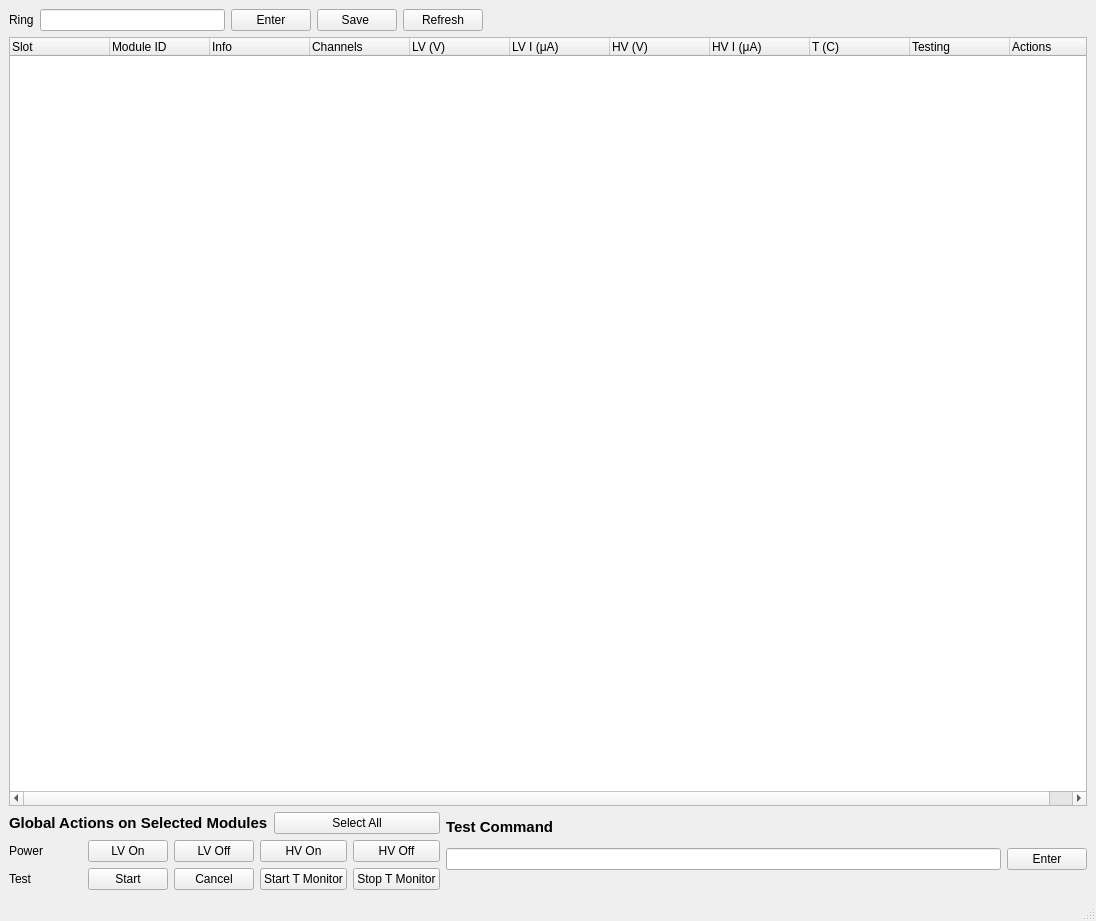
<?xml version="1.0" encoding="UTF-8"?>
<ui version="4.0">
 <class>MainWindow</class>
 <widget class="QMainWindow" name="MainWindow">
  <property name="geometry">
   <rect>
    <x>0</x>
    <y>0</y>
    <width>1096</width>
    <height>921</height>
   </rect>
  </property>
  <property name="windowTitle">
   <string>MainWindow</string>
  </property>
  <widget class="QWidget" name="centralwidget">
   <layout class="QGridLayout" name="gridLayout_2">
    <item row="0" column="0">
     <widget class="QLabel" name="label_12">
      <property name="text">
       <string>&lt;html&gt;&lt;head/&gt;&lt;body&gt;&lt;p&gt;Ring&lt;/p&gt;&lt;/body&gt;&lt;/html&gt;</string>
      </property>
     </widget>
    </item>
    <item row="0" column="1">
     <widget class="QLineEdit" name="ring_id_LE"/>
    </item>
    <item row="0" column="2">
     <widget class="QPushButton" name="enter_ring_id_button">
      <property name="text">
       <string>Enter</string>
      </property>
     </widget>
    </item>
    <item row="0" column="3">
     <widget class="QPushButton" name="save_ring_id_button">
      <property name="text">
       <string>Save </string>
      </property>
     </widget>
    </item>
    <item row="0" column="4" colspan="2">
     <widget class="QPushButton" name="refresh_button">
      <property name="text">
       <string>Refresh</string>
      </property>
     </widget>
    </item>
    <item row="0" column="6">
     <spacer name="horizontalSpacer_11">
      <property name="orientation">
       <enum>Qt::Horizontal</enum>
      </property>
      <property name="sizeHint" stdset="0">
       <size>
        <width>598</width>
        <height>20</height>
       </size>
      </property>
     </spacer>
    </item>
    <item row="1" column="0" colspan="7">
     <widget class="QTreeWidget" name="moduleList">
      <property name="selectionMode">
       <enum>QAbstractItemView::ExtendedSelection</enum>
      </property>
      <property name="uniformRowHeights">
       <bool>true</bool>
      </property>
      <property name="sortingEnabled">
       <bool>false</bool>
      </property>
      <property name="columnCount">
       <number>11</number>
      </property>
      <attribute name="headerHighlightSections">
       <bool>false</bool>
      </attribute>
      <attribute name="headerStretchLastSection">
       <bool>false</bool>
      </attribute>
      <column>
       <property name="text">
        <string>Slot</string>
       </property>
      </column>
      <column>
       <property name="text">
        <string>Module ID</string>
       </property>
      </column>
      <column>
       <property name="text">
        <string>Info</string>
       </property>
      </column>
      <column>
       <property name="text">
        <string>Channels</string>
       </property>
      </column>
      <column>
       <property name="text">
        <string>LV (V)</string>
       </property>
      </column>
      <column>
       <property name="text">
        <string>LV I (μA)</string>
       </property>
      </column>
      <column>
       <property name="text">
        <string>HV (V)</string>
       </property>
      </column>
      <column>
       <property name="text">
        <string>HV I (μA)</string>
       </property>
      </column>
      <column>
       <property name="text">
        <string>T (C)</string>
       </property>
      </column>
      <column>
       <property name="text">
        <string>Testing</string>
       </property>
      </column>
      <column>
       <property name="text">
        <string>Actions</string>
       </property>
      </column>
     </widget>
    </item>
    <item row="2" column="0" rowspan="2" colspan="5">
     <layout class="QGridLayout" name="gridLayout">
      <item row="0" column="0" colspan="5">
       <layout class="QHBoxLayout" name="horizontalLayout_10">
        <item>
         <widget class="QLabel" name="label_11">
          <property name="text">
           <string>&lt;html&gt;&lt;head/&gt;&lt;body&gt;&lt;p&gt;&lt;span style=&quot; font-size:11pt; font-weight:600;&quot;&gt;Global Actions on Selected Modules&lt;/span&gt;&lt;/p&gt;&lt;/body&gt;&lt;/html&gt;</string>
          </property>
         </widget>
        </item>
        <item>
         <widget class="QPushButton" name="select_all_button_2">
          <property name="text">
           <string>Select All</string>
          </property>
         </widget>
        </item>
       </layout>
      </item>
      <item row="1" column="0">
       <widget class="QLabel" name="label_14">
        <property name="text">
         <string>&lt;html&gt;&lt;head/&gt;&lt;body&gt;&lt;p&gt;Power&lt;/p&gt;&lt;/body&gt;&lt;/html&gt;</string>
        </property>
       </widget>
      </item>
      <item row="1" column="1">
       <widget class="QPushButton" name="turn_lv_on_all_button">
        <property name="text">
         <string>LV On</string>
        </property>
       </widget>
      </item>
      <item row="1" column="2">
       <widget class="QPushButton" name="turn_lv_off_all_button">
        <property name="text">
         <string>LV Off</string>
        </property>
       </widget>
      </item>
      <item row="1" column="3">
       <widget class="QPushButton" name="turn_hv_on_all_button">
        <property name="text">
         <string>HV On</string>
        </property>
       </widget>
      </item>
      <item row="1" column="4">
       <widget class="QPushButton" name="turn_hv_off_all_button">
        <property name="text">
         <string>HV Off</string>
        </property>
       </widget>
      </item>
      <item row="2" column="0">
       <widget class="QLabel" name="label_13">
        <property name="text">
         <string>&lt;html&gt;&lt;head/&gt;&lt;body&gt;&lt;p&gt;Test&lt;/p&gt;&lt;/body&gt;&lt;/html&gt;</string>
        </property>
       </widget>
      </item>
      <item row="2" column="1">
       <widget class="QPushButton" name="start_test_all_button">
        <property name="text">
         <string>Start</string>
        </property>
       </widget>
      </item>
      <item row="2" column="2">
       <widget class="QPushButton" name="cancel_test_all_button">
        <property name="text">
         <string>Cancel</string>
        </property>
       </widget>
      </item>
      <item row="2" column="3">
       <widget class="QPushButton" name="start_t_monitor_button">
        <property name="text">
         <string>Start T Monitor</string>
        </property>
       </widget>
      </item>
      <item row="2" column="4">
       <widget class="QPushButton" name="stop_t_monitor_button">
        <property name="text">
         <string>Stop T Monitor</string>
        </property>
       </widget>
      </item>
     </layout>
    </item>
    <item row="2" column="5" rowspan="2" colspan="2">
     <layout class="QVBoxLayout" name="verticalLayout">
      <item>
       <widget class="QLabel" name="label_15">
        <property name="text">
         <string>&lt;html&gt;&lt;head/&gt;&lt;body&gt;&lt;p&gt;&lt;span style=&quot; font-size:11pt; font-weight:600;&quot;&gt;Test Command&lt;/span&gt;&lt;/p&gt;&lt;/body&gt;&lt;/html&gt;</string>
        </property>
       </widget>
      </item>
      <item>
       <layout class="QHBoxLayout" name="horizontalLayout">
        <item>
         <widget class="QLineEdit" name="test_cmd_le"/>
        </item>
        <item>
         <widget class="QPushButton" name="enter_test_cmd_button">
          <property name="text">
           <string>Enter</string>
          </property>
         </widget>
        </item>
       </layout>
      </item>
      <item>
       <spacer name="horizontalSpacer_10">
        <property name="orientation">
         <enum>Qt::Horizontal</enum>
        </property>
        <property name="sizeHint" stdset="0">
         <size>
          <width>598</width>
          <height>20</height>
         </size>
        </property>
       </spacer>
      </item>
     </layout>
    </item>
   </layout>
  </widget>
  <widget class="QStatusBar" name="statusbar"/>
 </widget>
 <resources/>
 <connections/>
 <slots>
  <signal>updateRing(QString)</signal>
  <signal>updatePosition(QString)</signal>
  <slot>splitRingAndPosition()</slot>
 </slots>
</ui>
